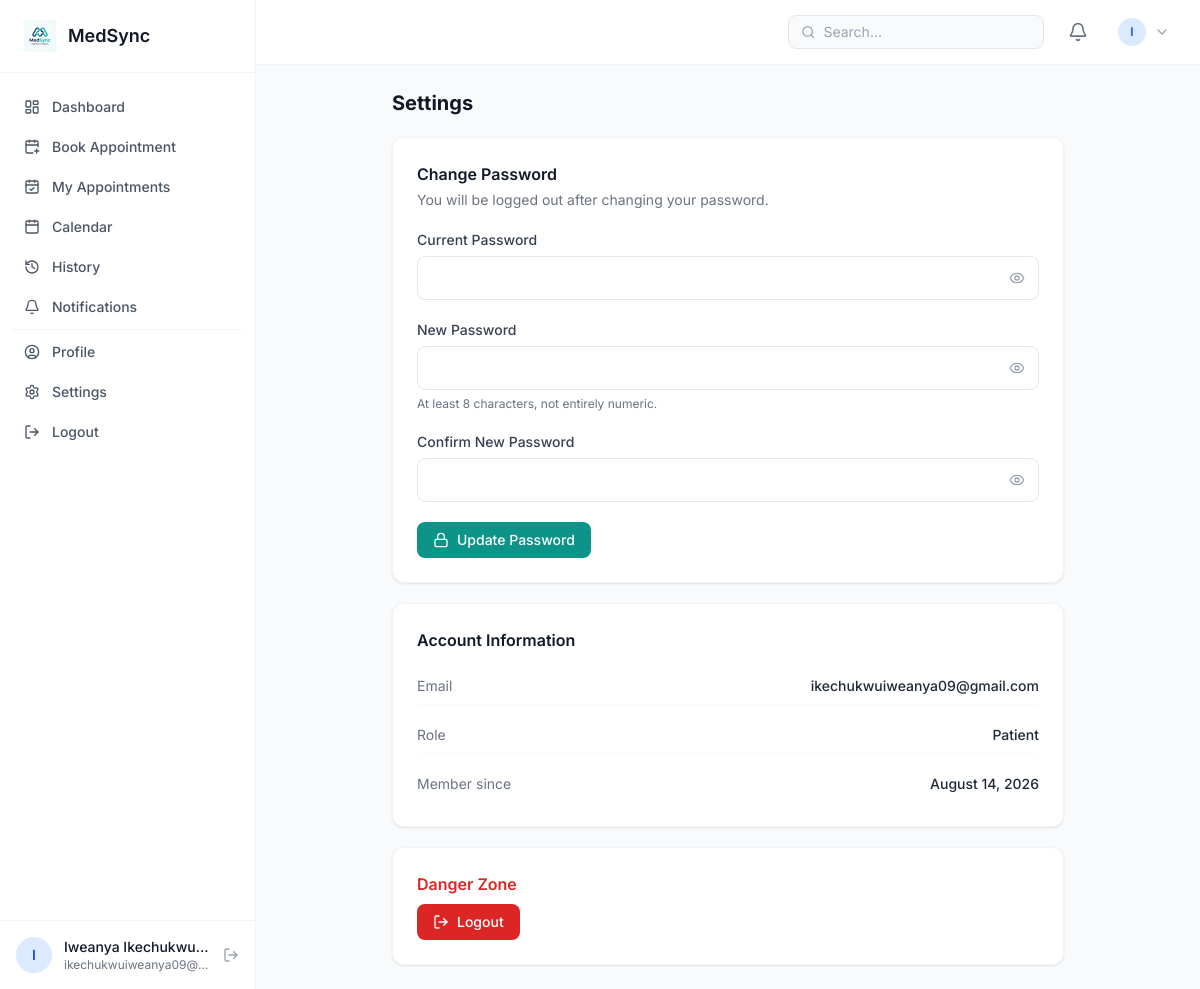
The app's page /accounts/settings/ (signed in) with its own data.
### accounts/models.py (models this page shows, shortened)
class User(AbstractBaseUser, PermissionsMixin):
    DOCTOR = 'doctor'
    PATIENT = 'patient'
    ROLE_CHOICES = [(DOCTOR, 'Doctor'), (PATIENT, 'Patient')]
    email = models.EmailField(unique=True)
    full_name = models.CharField(max_length=255)
    phone = models.CharField(max_length=20, blank=True)
    country = models.CharField(max_length=2, blank=True)
    role = models.CharField(max_length=10, choices=ROLE_CHOICES)
    is_active = models.BooleanField(default=True)
    is_staff = models.BooleanField(default=False)
    is_verified = models.BooleanField(default=False)
    date_joined = models.DateTimeField(default=timezone.now)
    USERNAME_FIELD = 'email'
    REQUIRED_FIELDS = ['full_name']
    objects = UserManager()
    @property
    def is_doctor(self):
        return self.role == self.DOCTOR
    @property
    def display_name(self):
        if self.role == self.DOCTOR:
            return f'Dr. {self.full_name}'
        return self.full_name
    def get_photo_url(self):
        if self.role == self.DOCTOR:
            try:
                if self.doctor_profile.photo:
                    return self.doctor_profile.photo.url
            except DoctorProfile.DoesNotExist:
                pass
        else:
            try:
                if self.patient_profile.photo:
                    return self.patient_profile.photo.url
            except PatientProfile.DoesNotExist:
                pass
        return None

### accounts/views.py (the view)
# urls.py: path('settings/', views.settings_view, name='settings_view'),
@login_required
def settings_view(request):
    user = request.user
    if request.method == 'POST':
        form = ChangePasswordForm(request.POST)
        if form.is_valid():
            if user.check_password(form.cleaned_data['current_password']):
                user.set_password(form.cleaned_data['new_password'])
                user.save()
                messages.success(request, 'Password changed successfully!')
                return redirect('accounts:logout')
            else:
                form.add_error('current_password', 'Current password is incorrect.')
    else:
        form = ChangePasswordForm()
    template = 'accounts/doctor_settings.html' if user.is_doctor else 'accounts/patient_settings.html'
    return render(request, template, {'form': form})

### accounts/forms.py (shortened to what this page needs)
class ChangePasswordForm(forms.Form):
    current_password = forms.CharField(widget=forms.PasswordInput)
    new_password = forms.CharField(widget=forms.PasswordInput)
    confirm_password = forms.CharField(widget=forms.PasswordInput)

### core/context_processors.py (called while the page is built)
def unread_notifications(request):
    if request.user.is_authenticated:
        count = request.user.notifications.filter(is_read=False).count()
        return {'unread_notifications_count': count}
    return {'unread_notifications_count': 0}

### templates/accounts/patient_settings.html (shortened to what this page needs)
{% extends "base_dashboard.html" %}
{% block sidebar_nav %}{% include "partials/patient_nav.html" %}{% endblock %}
{% block content %}
<div class="max-w-2xl mx-auto space-y-5">
  <h1 class="text-xl font-bold text-gray-900">Settings</h1>
  <div class="card p-6 rounded-xl">
    <h2 class="font-semibold text-gray-900 mb-1">Change Password</h2>
    <p class="text-sm text-gray-500 mb-5">You will be logged out after changing your password.</p>
    <form method="post" novalidate class="space-y-5">
      {% include "partials/password_field.html" with id="current_password" name="current_password" label="Current Password" autocomplete="current-password" errors=form.current_password.errors %}
      {% include "partials/password_field.html" with id="new_password" name="new_password" label="New Password" autocomplete="new-password" errors=form.new_password.errors hint="At least 8 characters, not entirely numeric." %}
      {% include "partials/password_field.html" with id="confirm_password" name="confirm_password" label="Confirm New Password" autocomplete="new-password" errors=form.confirm_password.errors %}
      <button type="submit" class="btn-primary">
        <i data-lucide="lock" class="w-4 h-4"></i> Update Password
      </button>
    </form>
  </div>
  <div class="card p-6 rounded-xl">
    <h2 class="font-semibold text-gray-900 mb-4">Account Information</h2>
    <div class="space-y-3 text-sm">
      <div class="flex justify-between py-2 border-b border-gray-50">
        <span class="text-gray-500">Email</span>
        <span class="font-medium text-gray-800">{{ request.user.email }}</span>
      </div>
      <div class="flex justify-between py-2 border-b border-gray-50">
        <span class="text-gray-500">Role</span>
        <span class="font-medium text-gray-800 capitalize">{{ request.user.role }}</span>
      </div>
      <div class="flex justify-between py-2">
        <span class="text-gray-500">Member since</span>
        <span class="font-medium text-gray-800">{{ request.user.date_joined|date:"F j, Y" }}</span>
      </div>
    </div>
  </div>
  <div class="card p-6 rounded-xl">
    <h2 class="font-semibold text-red-600 mb-2">Danger Zone</h2>
    <a href="{% url 'accounts:confirm_delete' %}" class="btn-danger">
      <i data-lucide="log-out" class="w-4 h-4"></i> Logout
    </a>
  </div>
</div>
{% endblock %}

### templates/base_dashboard.html (shortened to what this page needs)
{% extends "base.html" %}
{% block body %}
<div class="min-h-screen flex">
  <aside id="sidebar" class="hidden lg:flex flex-col w-64 bg-white border-r border-gray-100 fixed inset-y-0 left-0 z-30">
    <div class="flex items-center gap-3 px-6 py-5 border-b border-gray-100">
      <img src="/static/images/medsync_logo.png" alt="MedSync" class="h-8 w-auto" />
      <span class="font-semibold text-gray-900 text-lg">MedSync</span>
    </div>
    <nav class="flex-1 py-4 px-3 space-y-1 overflow-y-auto">
      {% block sidebar_nav %}{% endblock %}
    </nav>
    <div class="p-4 border-t border-gray-100">
      <div class="flex items-center gap-3">
        {% if request.user.get_photo_url %}
          <img src="{{ request.user.get_photo_url }}" alt="avatar" class="w-9 h-9 rounded-full object-cover" />
        {% else %}
          <div class="w-9 h-9 rounded-full bg-primary-100 flex items-center justify-center">
            <span class="text-sm font-semibold text-primary-700">{{ request.user.full_name|first|upper }}</span>
          </div>
        {% endif %}
        <div class="flex-1 min-w-0">
          <p class="text-sm font-medium text-gray-900 truncate">{{ request.user.display_name }}</p>
          <p class="text-xs text-gray-500 truncate">{{ request.user.email }}</p>
        </div>
        <a href="{% url 'accounts:confirm_delete' %}" class="text-gray-400 hover:text-red-500 transition-colors" title="Logout">
          <i data-lucide="log-out" class="w-4 h-4"></i>
        </a>
      </div>
    </div>
  </aside>
  <div class="flex-1 lg:ml-64 flex flex-col min-h-screen">
    <header class="sticky top-0 z-10 bg-white border-b border-gray-100 px-4 lg:px-6 py-3 flex items-center gap-4">
      <div class="hidden md:flex items-center gap-2 bg-gray-50 border border-gray-200 rounded-lg px-3 py-1.5 w-64">
        <i data-lucide="search" class="w-4 h-4 text-gray-400"></i>
        <input type="text" placeholder="Search…" class="bg-transparent text-sm text-gray-700 outline-none w-full placeholder:text-gray-400" />
      </div>
      <a href="{% url 'notification_list' %}" class="relative text-gray-500 hover:text-gray-700 p-2 rounded-lg hover:bg-gray-50 transition-colors">
        <i data-lucide="bell" class="w-5 h-5"></i>
      </a>
      <div class="relative" id="profile-dropdown-container">
        <button onclick="toggleDropdown()" class="flex items-center gap-2 p-1.5 rounded-lg hover:bg-gray-50 transition-colors">
          {% if request.user.get_photo_url %}
            <img src="{{ request.user.get_photo_url }}" alt="avatar" class="w-7 h-7 rounded-full object-cover" />
          {% else %}
            <div class="w-7 h-7 rounded-full bg-primary-100 flex items-center justify-center">
              <span class="text-xs font-semibold text-primary-700">{{ request.user.full_name|first|upper }}</span>
            </div>
          {% endif %}
          <i data-lucide="chevron-down" class="w-4 h-4 text-gray-400"></i>
        </button>
      </div>
    </header>
    <main class="flex-1 p-4 lg:p-6">
      {% block content %}{% endblock %}
    </main>
  </div>
</div>
{% endblock %}

### records on screen
User: user.full_name|first "I", user.display_name "Iweanya Ikechukwu…", user.email "ikechukwuiweanya09@…", user.email "ikechukwuiweanya09@gmail.com", user.role "Patient", user.date_joined "August 14, 2026"

### other values on screen
{{ label }} "Current Password New Password Confirm New Password"
{{ hint }} "At least 8 characters, not entirely numeric."
